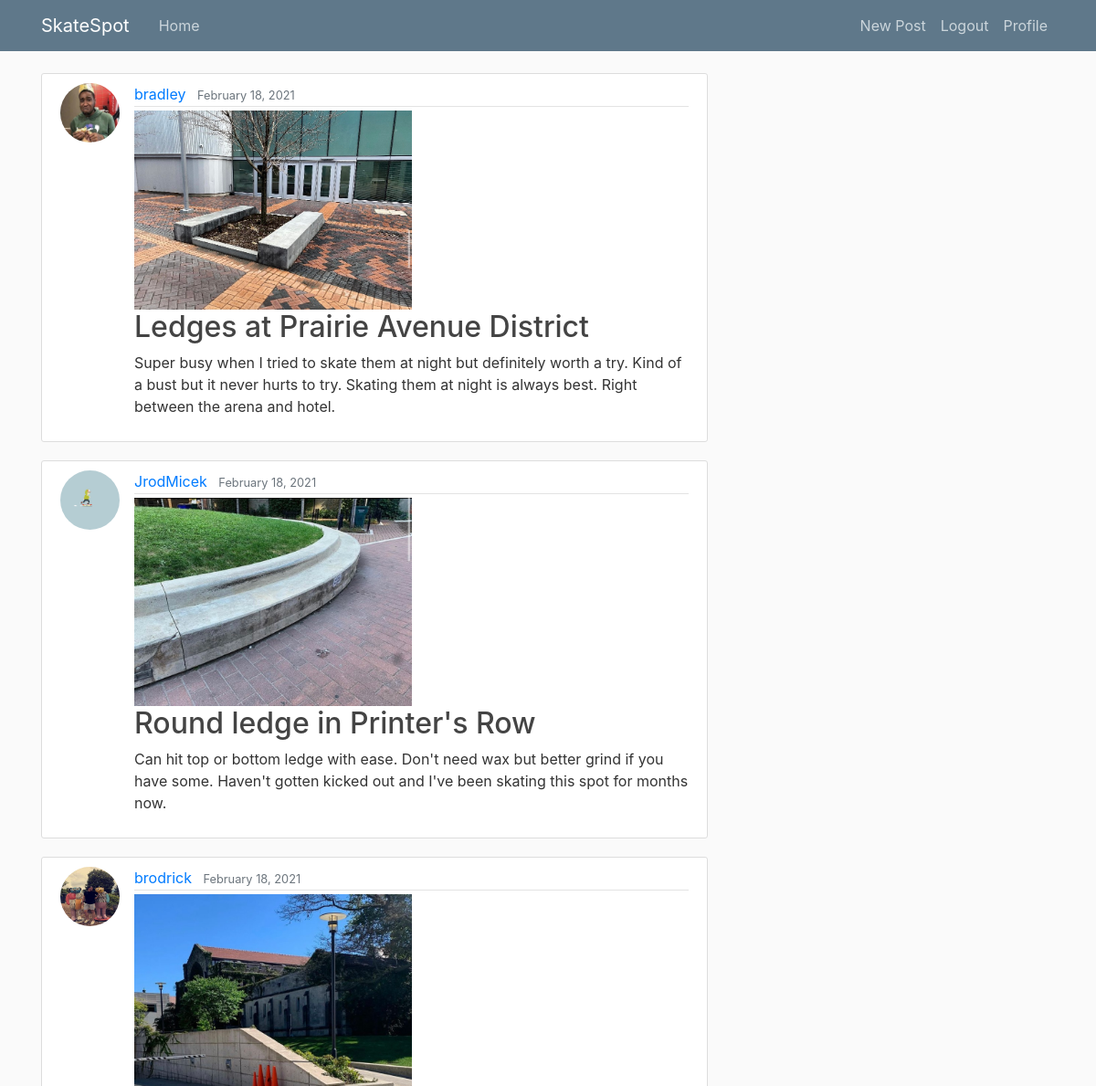
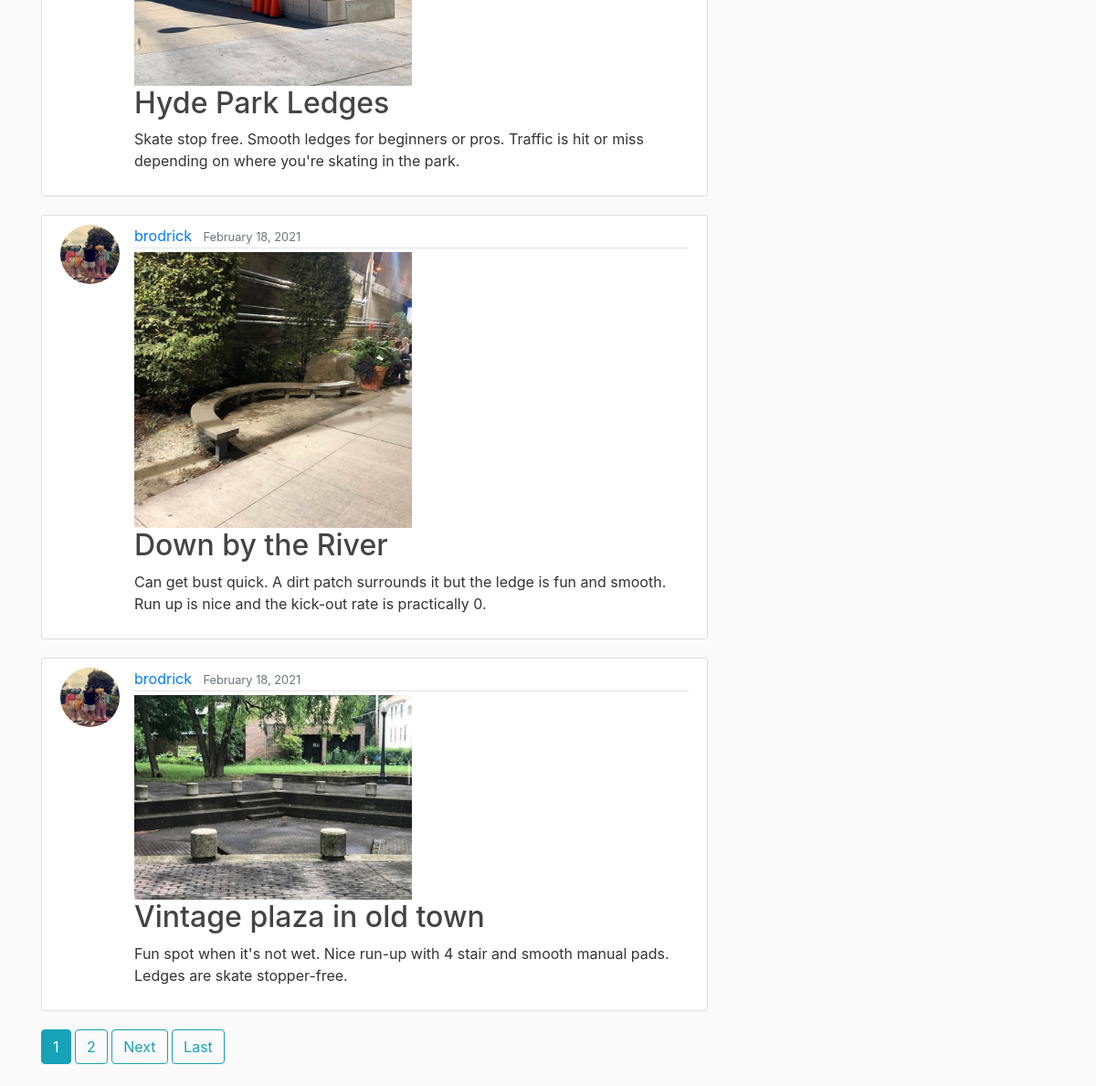
The app's page / (signed in) with its own data (2 pictures, top to bottom).
### blog/models.py (models this page shows, shortened)
class Post(models.Model):
    title = models.CharField(max_length=100)
    content = models.TextField()
    address = models.CharField(max_length=100, default='address')
    date_posted = models.DateTimeField(default=timezone.now)
    author = models.ForeignKey(User, on_delete=models.CASCADE)
    image = models.ImageField(default='default.jpg', upload_to='blog_images')

### users/models.py (models this page shows, shortened)
class Profile(models.Model):
    user = models.OneToOneField(User, on_delete=models.CASCADE)
    image = models.ImageField(default='default.jpg', upload_to='profile_pics')

### blog/views.py (the view)
# urls.py: path('', PostListView.as_view(), name='blog-home'),
class PostListView(ListView):
    model = Post
    template_name = "blog/home.html"
    context_object_name = 'posts'
    ordering = ['-date_posted']
    paginate_by = 5

### blog/templates/blog/home.html (shortened to what this page needs)
{% extends 'blog/base.html' %} {% block content %} {% for post in posts %}
<article class="media content-section">
  <img
    class="rounded-circle article-img"
    src="{{post.author.profile.image.url}}"
    alt="profile image"
  />
  <div class="media-body">
    <div class="article-metadata">
      <a class="mr-2" href="{% url 'user-posts' post.author.username %}">{{ post.author }}</a>
      <small class="text-muted">{{ post.date_posted|date:"F d, Y" }}</small>
    </div>
    {% if post.image.url != "/media/default.jpg" %}
    <a class="article-title" href="{% url 'post-detail' post.id %}">
      <img
        style="width: 50%; height: 50%"
        class="img-responsive"
        src="{{ post.image.url }}"
      />
    </a>
    {% endif %}
    <h2>
      <a class="article-title" href="{% url 'post-detail' post.id %}"
        >{{ post.title }}</a
      >
    </h2>
    <p class="article-content">{{ post.content }}</p>
  </div>
</article>
{% endfor %}
{% if is_paginated %}
    {% for num in page_obj.paginator.page_range %}
      {% if page_obj.number == num %}
        <a class="btn btn-info mb-4" href="?page={{num}}">{{num}}</a>
      {% elif num > page_obj.number|add:'-3' and num < page_obj.number|add:'3'%}
        <a class="btn btn-outline-info mb-4" href="?page={{num}}">{{num}}</a>
      {% endif %}
    {% endfor %}
    {%if page_obj.has_next%}
    <a class="btn btn-outline-info mb-4" href="?page={{page_obj.next_page_number}}">Next</a>
    <a class="btn btn-outline-info mb-4" href="?page={{page_obj.paginator.num_pages}}">Last</a>
    {%endif%}
{%endif %}
{% endblock content %}

### blog/static/blog/main.css (style rules this page uses)
body { background: #fafafa; color: #333333; margin-top: 5rem; }
h1, h2, h3, h4, h5, h6 { color: #444444; }
.content-section { background: #ffffff; padding: 10px 20px; border: 1px solid #dddddd; border-radius: 3px; margin-bottom: 20px; }
.article-title { color: #444444; }
.article-content { white-space: pre-line; }
.article-img { height: 65px; width: 65px; margin-right: 16px; }
.article-metadata { padding-bottom: 1px; margin-bottom: 4px; border-bottom: 1px solid #e3e3e3; }

### records on screen
Post: author.profile.image (picture), author "bradley", date_posted "February 18, 2021", image (picture), title "Ledges at Prairie Avenue District", content "Super busy when I tried to skate them at night but definitely worth a try. Kind of a bust but it never hurts to try. Skating them at night is always best. Right between the arena and hotel."
Post: author.profile.image (picture), author "JrodMicek", date_posted "February 18, 2021", image (picture), title "Round ledge in Printer's Row", content "Can hit top or bottom ledge with ease. Don't need wax but better grind if you have some. Haven't gotten kicked out and I've been skating this spot for months now."
Post: author.profile.image (picture), author "brodrick", date_posted "February 18, 2021", image (picture), title "Hyde Park Ledges", content "Skate stop free. Smooth ledges for beginners or pros. Traffic is hit or miss depending on where you're skating in the park."
Post: author.profile.image (picture), author "brodrick", date_posted "February 18, 2021", image (picture), title "Down by the River", content "Can get bust quick. A dirt patch surrounds it but the ledge is fun and smooth. Run up is nice and the kick-out rate is practically 0."
Post: author.profile.image (picture), author "brodrick", date_posted "February 18, 2021", image (picture), title "Vintage plaza in old town", content "Fun spot when it's not wet. Nice run-up with 4 stair and smooth manual pads. Ledges are skate stopper-free."

### other values on screen
{{ num }} "1"
{{ num }} "2"
